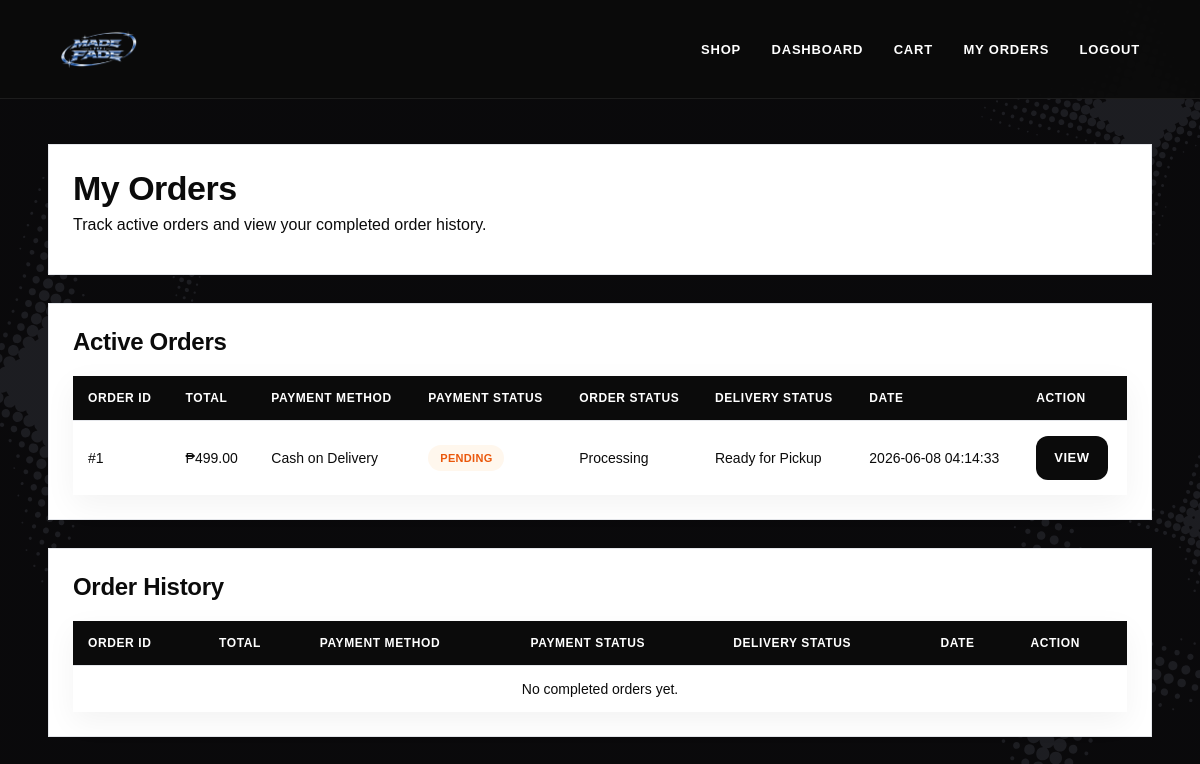
Before: /customer/orders.php (signed in) with the older database file.
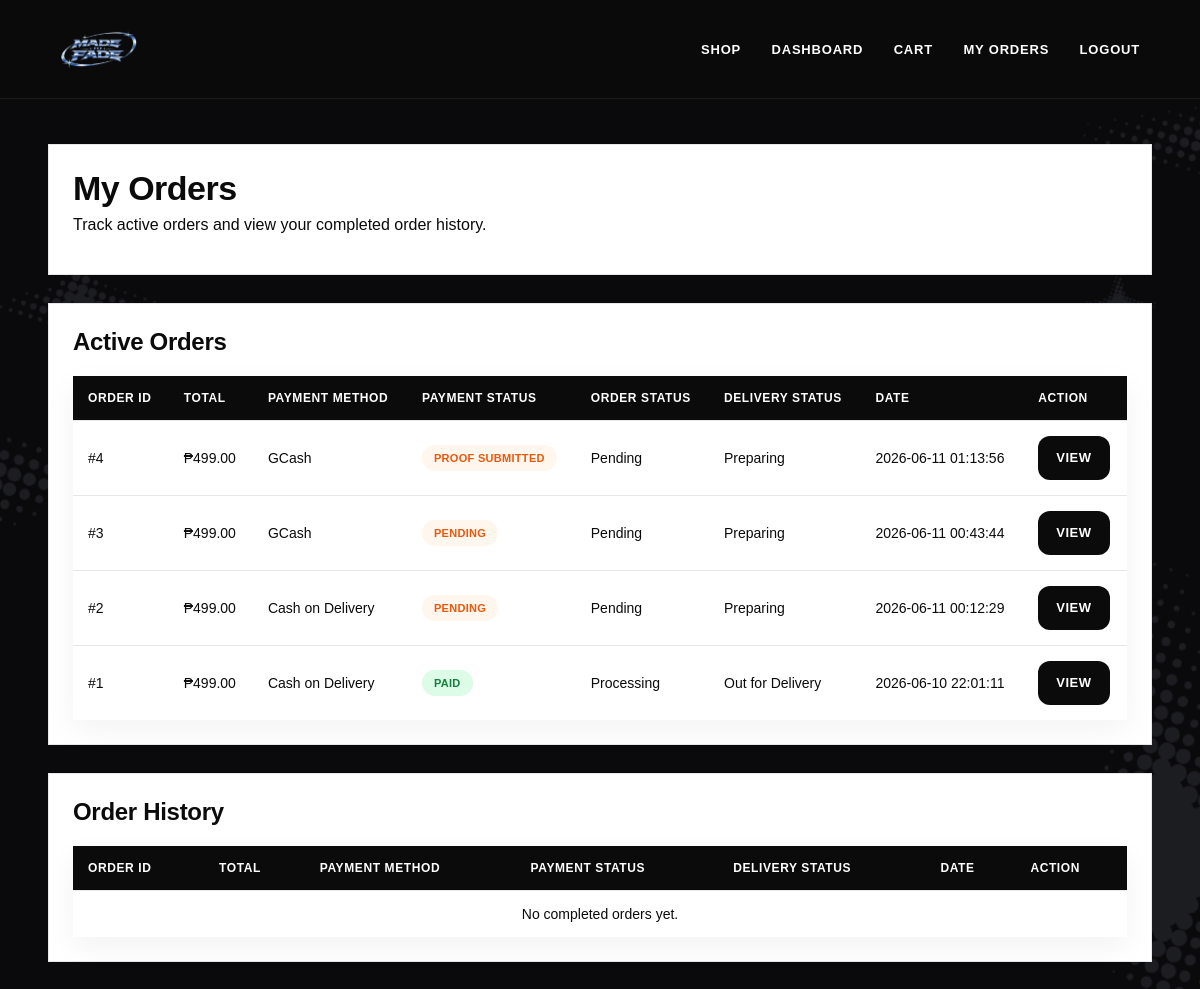
After: the same page with the newer database file.
### tables this page shows
CREATE TABLE `orders` (
  `id` int(11) NOT NULL,
  `customer_id` int(11) DEFAULT NULL,
  `courier_id` int(11) DEFAULT NULL,
  `total` decimal(10,2) DEFAULT NULL,
  `order_status` varchar(50) DEFAULT NULL,
  `delivery_status` varchar(50) DEFAULT NULL,
  `payment_method` varchar(50) DEFAULT NULL,
  `payment_status` varchar(50) DEFAULT 'Pending',
  `stock_deducted` varchar(10) DEFAULT 'No',
  `proof_image` varchar(255) DEFAULT NULL,
  `payment_proof` varchar(255) DEFAULT NULL,
  `address` varchar(255) DEFAULT NULL,
  `contact_number` varchar(20) DEFAULT NULL,
  `date_created` timestamp NULL DEFAULT current_timestamp(),
  `payment_screenshot` varchar(255) DEFAULT NULL,
  `payment_reference` varchar(100) DEFAULT NULL,
  `payment_reject_reason` varchar(255) DEFAULT NULL
);

### customer/orders.php (the view, shortened to what this page needs)
<?php
include "../includes/config.php";
$customer_id = $_SESSION['user_id'];
$active_orders = mysqli_query($conn,
"SELECT * FROM orders
 WHERE customer_id='$customer_id'
 AND NOT (delivery_status='Delivered' AND payment_status='Paid')
 ORDER BY id DESC");
$order_history = mysqli_query($conn,
"SELECT * FROM orders
 WHERE customer_id='$customer_id'
 AND delivery_status='Delivered'
 AND payment_status='Paid'
 ORDER BY id DESC");
?>
<!DOCTYPE html>
<html>
<head>
    <link rel="stylesheet" type="text/css" href="../css/style.css">
</head>
<body class="bg-image">
<div class="navbar">
    <div class="logo-area">
        <img src="../images/logo.png" alt="Logo">
    </div>
    <div>
        <a href="../index.php">Shop</a>
        <a href="home.php">Dashboard</a>
        <a href="cart.php">Cart</a>
        <a href="orders.php">My Orders</a>
        <a href="../logout.php">Logout</a>
    </div>
</div>
<div class="admin-container">
<div class="panel">
<h1>My Orders</h1>
<p>Track active orders and view your completed order history.</p>
</div>
<div class="panel">
<h2>Active Orders</h2>
<table>
<tr>
    <th>Order ID</th>
    <th>Total</th>
    <th>Payment Method</th>
    <th>Payment Status</th>
    <th>Order Status</th>
    <th>Delivery Status</th>
    <th>Date</th>
    <th>Action</th>
</tr>
<?php if(mysqli_num_rows($active_orders) > 0){ ?>
<?php while($row = mysqli_fetch_assoc($active_orders)){ ?>
<tr>
    <td>#<?php echo $row['id']; ?></td>
    <td>₱<?php echo $row['total']; ?></td>
    <td><?php echo $row['payment_method']; ?></td>
    <td>
        <span class="status <?php echo $row['payment_status'] == 'Paid' ? 'completed' : 'pending'; ?>">
            <?php echo $row['payment_status']; ?>
        </span>
    </td>
    <td><?php echo $row['order_status']; ?></td>
    <td><?php echo $row['delivery_status']; ?></td>
    <td><?php echo $row['date_created']; ?></td>
    <td>
        <a href="order_details.php?id=<?php echo $row['id']; ?>" class="btn">View</a>
    </td>
</tr>
<?php } ?>
<?php } else { ?>
<tr>
    <td colspan="8" style="text-align:center;">No active orders.</td>
</tr>
<?php } ?>
</table>
</div>
<div class="panel">
<h2>Order History</h2>
<table>
<tr>
    <th>Order ID</th>
    <th>Total</th>
    <th>Payment Method</th>
    <th>Payment Status</th>
    <th>Delivery Status</th>
    <th>Date</th>
    <th>Action</th>
</tr>
<?php if(mysqli_num_rows($order_history) > 0){ ?>
<?php while($row = mysqli_fetch_assoc($order_history)){ ?>
<tr>
    <td>#<?php echo $row['id']; ?></td>
    <td>₱<?php echo $row['total']; ?></td>
    <td><?php echo $row['payment_method']; ?></td>
    <td>
        <span class="status completed">
            <?php echo $row['payment_status']; ?>
        </span>
    </td>
    <td>
        <span class="status delivered">
            <?php echo $row['delivery_status']; ?>
        </span>
    </td>
    <td><?php echo $row['date_created']; ?></td>
    <td>
        <a href="order_details.php?id=<?php echo $row['id']; ?>" class="btn">View</a>
    </td>
</tr>
<?php } ?>
<?php } else { ?>
<tr>
    <td colspan="7" style="text-align:center;">No completed orders yet.</td>
</tr>
<?php } ?>
</table>
</div>
</div>
</body>
</html>

Changed rows visible on the page:
added orders: id "4", total "499.00", payment_method "GCash", payment_status "PROOF SUBMITTED", order_status "Pending", delivery_status "Preparing", date_created "2026-06-11 01:13:56"
added orders: id "3", total "499.00", payment_method "GCash", payment_status "PENDING", order_status "Pending", delivery_status "Preparing", date_created "2026-06-11 00:43:44"
added orders: id "2", total "499.00", payment_method "Cash on Delivery", payment_status "PENDING", order_status "Pending", delivery_status "Preparing", date_created "2026-06-11 00:12:29"
changed orders "Processing": payment_status "PENDING" → "PAID"; delivery_status "Ready for Pickup" → "Out for Delivery"; date_created "2026-06-08 04:14:33" → "2026-06-10 22:01:11"
